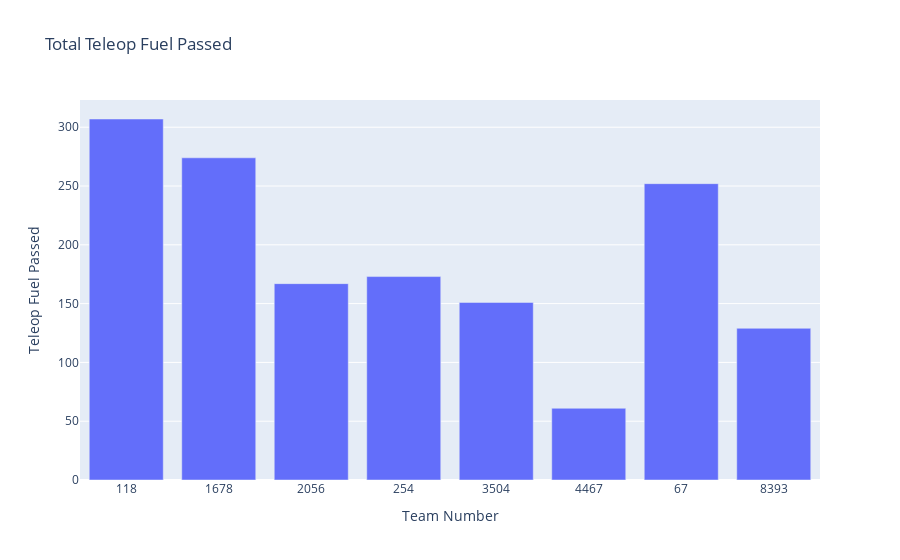

The code cell stored with this chart in its notebook:
### Code cell
teleop_fuel_passed_df = scouted_data.groupby("Team Number")["Teleop Fuel Passed"].sum().reset_index()
fig = px.bar(teleop_fuel_passed_df, x="Team Number", y="Teleop Fuel Passed", title="Total Teleop Fuel Passed", 
             labels={"Total Teleop Fuel Passed": "total fuel passed"})
fig.show()

### Figure 1 — Plotly figure (JSON) as saved in the notebook; plotly's stock layout.template omitted (floating-point values rounded to 4 significant figures)
{"data": [{"hovertemplate": "Team Number=%{x}<br>Teleop Fuel Passed=%{y}<extra></extra>", "legendgroup": "", "marker": {"color": "#636efa", "pattern": {"shape": ""}}, "name": "", "orientation": "v", "showlegend": false, "textposition": "auto", "type": "bar", "x": ["118", "1678", "2056", "254", "3504", "4467", "67", "8393"], "xaxis": "x", "y": [307, 274, 167, 173, 151, 61, 252, 129], "yaxis": "y"}], "layout": {"barmode": "relative", "legend": {"tracegroupgap": 0}, "title": {"text": "Total Teleop Fuel Passed"}, "xaxis": {"anchor": "y", "domain": [0, 1], "title": {"text": "Team Number"}}, "yaxis": {"anchor": "x", "domain": [0, 1], "title": {"text": "Teleop Fuel Passed"}}}}
